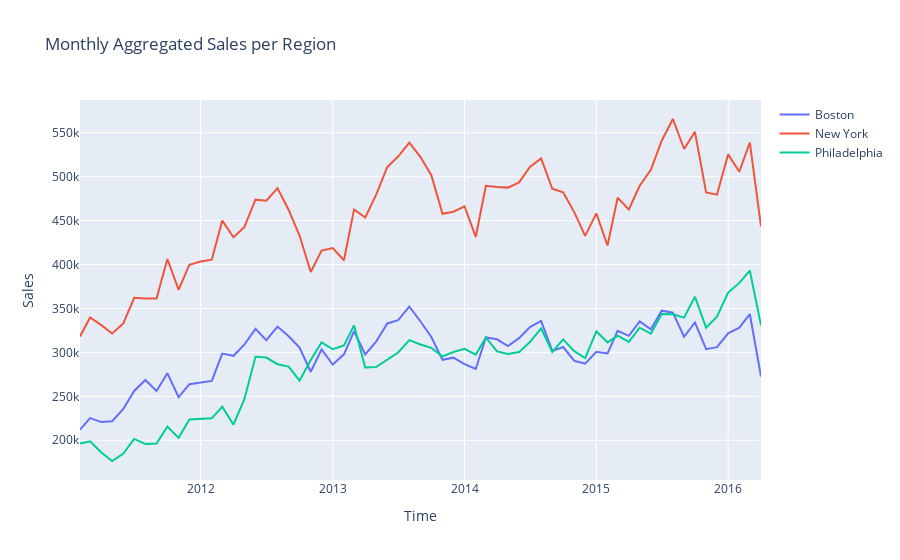

Source (notebook cell):
### Markdown cell above
### Vendas mensais por região

### Code cell
sales_df = sales.groupby(['region'])[d_cols].sum()

date_list = [(d.year*100)+d.month for d in pd.date_range(start = min_date, end = max_date)]

agg_sales = pd.DataFrame({'date' : date_list, 'Boston_sales' : sales_df.iloc[0], 'New_York_sales' : sales_df.iloc[1], 'Philadelphia_sales' : sales_df.iloc[2]})
monthly_agg = agg_sales.groupby('date').sum()
monthly_agg = monthly_agg.iloc[1:]

monthly_dates = [d for d in pd.date_range(start = min_date, end = max_date, freq = 'MS')]

fig = go.Figure()
fig.add_trace(go.Scatter(x=monthly_dates, y= monthly_agg['Boston_sales'],
                    mode='lines',
                    name='Boston'))
fig.add_trace(go.Scatter(x=monthly_dates, y=monthly_agg['New_York_sales'],
                    mode='lines',
                    name='New York'))
fig.add_trace(go.Scatter(x=monthly_dates, y=monthly_agg['Philadelphia_sales'],
                    mode='lines', name='Philadelphia'))

fig.update_layout(title='Monthly Aggregated Sales per Region',
                   xaxis_title='Time',
                   yaxis_title='Sales')
fig.show()
#img_bytes = fig.to_image(format="png")
#Image(img_bytes)
